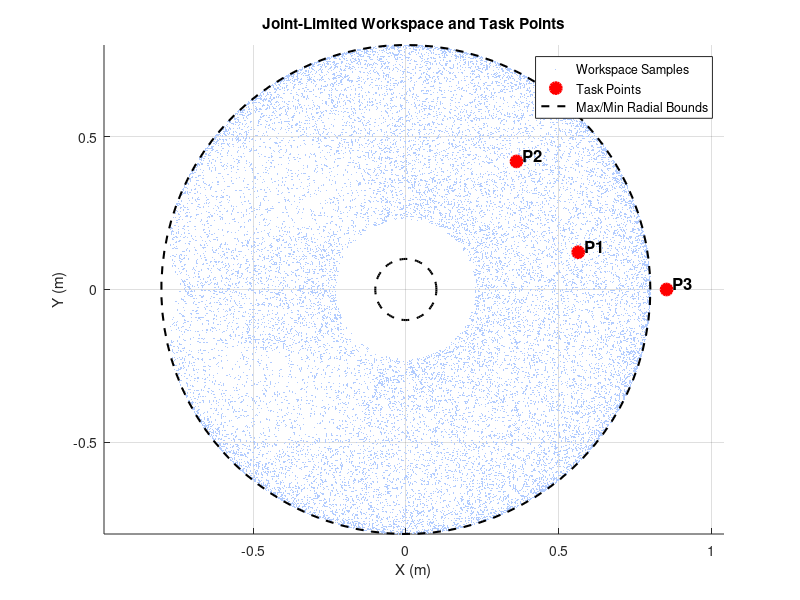

Recreate this plot in MATLAB.
% =========================================================================
% Mini-Project 1: Robot Model, Workspace and Drive Feasibility
% File Name: MP1.m
% Mohammed Qasim Ghareeb
% ID/481017316
% S/11
% =========================================================================
clc; clear; close all;

%% 1. Student-Specific Data & Common Parameters
S = 11;

% Robot Parameters Structure
robot.L1 = 0.45;        % m
robot.L2 = 0.35;        % m
robot.m1 = 2.0;         % kg
robot.m2 = 1.5;         % kg
robot.lc1 = 0.225;      % m
robot.lc2 = 0.175;      % m
robot.mp = 0.50;        % kg
robot.g = 9.81;         % m/s^2

% Joint Limits (Degrees)
robot.q1_min = -160;    robot.q1_max = 160;
robot.q2_min = -150;    robot.q2_max = 150;

% Drive & Motor Specifications
robot.ns = 1.5;         % Safety factor
robot.G = 50;           % Gearbox ratio
robot.eta_g = 0.85;     % Gearbox efficiency
robot.motor_torque_rated = 0.8; % N.m
robot.motor_speed_rpm = 3000;   % rpm
robot.motor_speed_rads = robot.motor_speed_rpm * (2*pi/60); % Convert to rad/s

% Joint Velocity Requirements
req_wj1 = 1.5; % rad/s
req_wj2 = 2.0; % rad/s

% Task Points for S = 11
P1 = [0.52 + 0.004*S; 0.10 + 0.002*S];
P2 = [0.34 + 0.002*S; 0.43 - 0.001*S];
P3 = [0.82 + 0.003*S; 0];
Points = [P1, P2, P3];
Point_Names = {'P1', 'P2', 'P3'};

%% 2. Workspace Generation (Random Sampling)
N_samples = 21100;

% Uniform random sampling within joint limits
q1_rand_deg = robot.q1_min + (robot.q1_max - robot.q1_min) * rand(1, N_samples);
q2_rand_deg = robot.q2_min + (robot.q2_max - robot.q2_min) * rand(1, N_samples);

% Convert to radians for FK
q1_rand = deg2rad(q1_rand_deg);
q2_rand = deg2rad(q2_rand_deg);

% Forward Kinematics (FK)
X_ws = robot.L1 * cos(q1_rand) + robot.L2 * cos(q1_rand + q2_rand);
Y_ws = robot.L1 * sin(q1_rand) + robot.L2 * sin(q1_rand + q2_rand);

%% 3. Plotting Workspace and Task Points
figure('Name', 'Robot Workspace and Task Points', 'Color', 'w');
scatter(X_ws, Y_ws, 1, [0.7 0.8 1], 'filled'); hold on;
plot(Points(1,:), Points(2,:), 'ro', 'MarkerSize', 8, 'LineWidth', 2, 'MarkerFaceColor', 'r');

% Add Labels for Points
for i = 1:3
    text(Points(1,i)+0.02, Points(2,i)+0.02, Point_Names{i}, 'FontSize', 12, 'FontWeight', 'bold');
end

title('Joint-Limited Workspace and Task Points');
xlabel('X (m)'); ylabel('Y (m)');
axis equal; grid on;
% Draw maximum and minimum radial bounds for visual reference
theta_circle = linspace(0, 2*pi, 100);
r_max = robot.L1 + robot.L2;
r_min = abs(robot.L1 - robot.L2);
plot(r_max*cos(theta_circle), r_max*sin(theta_circle), 'k--', 'LineWidth', 1.5);
plot(r_min*cos(theta_circle), r_min*sin(theta_circle), 'k--', 'LineWidth', 1.5);
legend('Workspace Samples', 'Task Points', 'Max/Min Radial Bounds');

%% 4. Reachability Analysis (Radial Bound & Analytical IK)
disp('===============================================================');
disp('                    REACHABILITY TABLE                         ');
disp('===============================================================');
fprintf('%-5s | %-12s | %-15s | %-15s\n', 'Point', 'Radial Bound', 'IK Limit Check', 'Status');
disp('---------------------------------------------------------------');

for i = 1:3
    x = Points(1,i);
    y = Points(2,i);
    r = sqrt(x^2 + y^2);
    
    % 1. Radial Bound Check
    radial_pass = (r >= r_min) && (r <= r_max);
    radial_str = evalc('if radial_pass, fprintf(''Pass''); else, fprintf(''Fail''); end');
    
    % 2. Analytical IK Check
    ik_pass = false;
    if radial_pass
        c2 = (r^2 - robot.L1^2 - robot.L2^2) / (2 * robot.L1 * robot.L2);
        
        if abs(c2) <= 1
            % Two possible solutions for q2 (Elbow up / Elbow down)
            s2_1 = sqrt(1 - c2^2);
            s2_2 = -sqrt(1 - c2^2);
            
            q2_rad_1 = atan2(s2_1, c2);
            q2_rad_2 = atan2(s2_2, c2);
            
            q1_rad_1 = atan2(y, x) - atan2(robot.L2 * s2_1, robot.L1 + robot.L2 * c2);
            q1_rad_2 = atan2(y, x) - atan2(robot.L2 * s2_2, robot.L1 + robot.L2 * c2);
            
            % Convert to degrees
            q1_deg_1 = rad2deg(q1_rad_1); q2_deg_1 = rad2deg(q2_rad_1);
            q1_deg_2 = rad2deg(q1_rad_2); q2_deg_2 = rad2deg(q2_rad_2);
            
            % Check against joint limits
            valid_1 = (q1_deg_1 >= robot.q1_min && q1_deg_1 <= robot.q1_max) && ...
                      (q2_deg_1 >= robot.q2_min && q2_deg_1 <= robot.q2_max);
                  
            valid_2 = (q1_deg_2 >= robot.q1_min && q1_deg_2 <= robot.q1_max) && ...
                      (q2_deg_2 >= robot.q2_min && q2_deg_2 <= robot.q2_max);
                  
            if valid_1 || valid_2
                ik_pass = true;
            end
        end
    end
    ik_str = evalc('if ik_pass, fprintf(''Pass''); else, fprintf(''Fail''); end');
    
    % Final Status
    if radial_pass && ik_pass
        status = 'Reachable';
    else
        status = 'Unreachable';
    end
    
    fprintf('%-5s | %-12s | %-15s | %-15s\n', Point_Names{i}, strtrim(radial_str), strtrim(ik_str), status);
end

%% 5. Drive-Feasibility Analysis
% Static Gravity Torques (Worst-case horizontal posture)
tau2_g_max = robot.g * (robot.m2 * robot.lc2 + robot.mp * robot.L2);
tau1_g_max = robot.g * (robot.m1 * robot.lc1 + robot.m2 * (robot.L1 + robot.lc2) + robot.mp * (robot.L1 + robot.L2));

% Required Joint Torques
tau_j1_req = robot.ns * tau1_g_max;
tau_j2_req = robot.ns * tau2_g_max;

% Required Motor Torques
tau_m1_req = tau_j1_req / (robot.G * robot.eta_g);
tau_m2_req = tau_j2_req / (robot.G * robot.eta_g);

% Required Motor Speeds (rad/s)
wm1_req = robot.G * req_wj1;
wm2_req = robot.G * req_wj2;

% Pass/Fail Evaluation
% Pass/Fail Evaluation for Joint 1
if (tau_m1_req <= robot.motor_torque_rated) && (wm1_req <= robot.motor_speed_rads)
    status_m1 = 'Pass';
else
    status_m1 = 'Fail';
end

% Pass/Fail Evaluation for Joint 2
if (tau_m2_req <= robot.motor_torque_rated) && (wm2_req <= robot.motor_speed_rads)
    status_m2 = 'Pass';
else
    status_m2 = 'Fail';
end
disp(' ');
disp('=============================================================================');
disp('                           DRIVE FEASIBILITY TABLE                           ');
disp('=============================================================================');
fprintf('%-7s | %-15s | %-15s | %-15s | %-10s\n', 'Joint', 'Req. Joint Trq', 'Req. Motor Trq', 'Req. Motor Spd', 'Status');
disp('-----------------------------------------------------------------------------');
fprintf('Joint 1 | %-11.2f N.m | %-11.2f N.m | %-10.2f rad/s | %-10s\n', tau_j1_req, tau_m1_req, wm1_req, status_m1);
fprintf('Joint 2 | %-11.2f N.m | %-11.2f N.m | %-10.2f rad/s | %-10s\n', tau_j2_req, tau_m2_req, wm2_req, status_m2);
disp('=============================================================================');
fprintf('Rated Motor Torque: %.2f N.m \n', robot.motor_torque_rated);
fprintf('Rated Motor Speed: %.2f rad/s (3000 rpm) \n', robot.motor_speed_rads);
